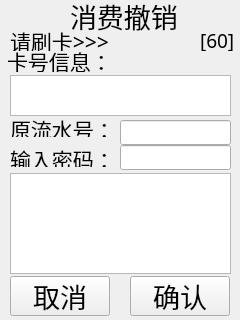
<?xml version="1.0" encoding="UTF-8"?>
<ui version="4.0">
 <class>Pro_Cancel</class>
 <widget class="QDialog" name="Pro_Cancel">
  <property name="geometry">
   <rect>
    <x>0</x>
    <y>0</y>
    <width>240</width>
    <height>320</height>
   </rect>
  </property>
  <property name="windowTitle">
   <string>Dialog</string>
  </property>
  <widget class="QLabel" name="label_times">
   <property name="geometry">
    <rect>
     <x>200</x>
     <y>30</y>
     <width>41</width>
     <height>21</height>
    </rect>
   </property>
   <property name="font">
    <font>
     <family>AR PL UKai CN</family>
     <pointsize>14</pointsize>
    </font>
   </property>
   <property name="text">
    <string>[60]</string>
   </property>
  </widget>
  <widget class="QLabel" name="label_3">
   <property name="geometry">
    <rect>
     <x>10</x>
     <y>120</y>
     <width>101</width>
     <height>17</height>
    </rect>
   </property>
   <property name="font">
    <font>
     <family>AR PL UKai CN</family>
     <pointsize>16</pointsize>
    </font>
   </property>
   <property name="text">
    <string>原流水号：</string>
   </property>
  </widget>
  <widget class="QLineEdit" name="line1_oldTrace">
   <property name="geometry">
    <rect>
     <x>120</x>
     <y>120</y>
     <width>111</width>
     <height>25</height>
    </rect>
   </property>
   <property name="font">
    <font>
     <family>AR PL UKai CN</family>
     <pointsize>14</pointsize>
    </font>
   </property>
  </widget>
  <widget class="QPushButton" name="confirmButton">
   <property name="geometry">
    <rect>
     <x>130</x>
     <y>276</y>
     <width>100</width>
     <height>40</height>
    </rect>
   </property>
   <property name="font">
    <font>
     <family>AR PL UKai CN</family>
     <pointsize>20</pointsize>
    </font>
   </property>
   <property name="text">
    <string>确认</string>
   </property>
   <property name="autoDefault">
    <bool>false</bool>
   </property>
  </widget>
  <widget class="QLabel" name="label">
   <property name="geometry">
    <rect>
     <x>70</x>
     <y>0</y>
     <width>111</width>
     <height>31</height>
    </rect>
   </property>
   <property name="font">
    <font>
     <family>AR PL UKai CN</family>
     <pointsize>20</pointsize>
    </font>
   </property>
   <property name="text">
    <string>消费撤销</string>
   </property>
  </widget>
  <widget class="QPushButton" name="cancelButton">
   <property name="geometry">
    <rect>
     <x>10</x>
     <y>276</y>
     <width>100</width>
     <height>40</height>
    </rect>
   </property>
   <property name="font">
    <font>
     <family>AR PL UKai CN</family>
     <pointsize>20</pointsize>
    </font>
   </property>
   <property name="text">
    <string>取消</string>
   </property>
   <property name="autoDefault">
    <bool>false</bool>
   </property>
  </widget>
  <widget class="QLineEdit" name="line2_pwd">
   <property name="geometry">
    <rect>
     <x>120</x>
     <y>145</y>
     <width>111</width>
     <height>25</height>
    </rect>
   </property>
   <property name="font">
    <font>
     <family>AR PL UKai CN</family>
     <pointsize>14</pointsize>
    </font>
   </property>
  </widget>
  <widget class="QLabel" name="label_4">
   <property name="geometry">
    <rect>
     <x>10</x>
     <y>150</y>
     <width>101</width>
     <height>17</height>
    </rect>
   </property>
   <property name="font">
    <font>
     <family>AR PL UKai CN</family>
     <pointsize>16</pointsize>
    </font>
   </property>
   <property name="text">
    <string>输入密码：</string>
   </property>
  </widget>
  <widget class="QTextEdit" name="line0_card">
   <property name="geometry">
    <rect>
     <x>10</x>
     <y>75</y>
     <width>221</width>
     <height>41</height>
    </rect>
   </property>
   <property name="font">
    <font>
     <family>AR PL UKai CN</family>
     <pointsize>14</pointsize>
    </font>
   </property>
   <property name="readOnly">
    <bool>true</bool>
   </property>
  </widget>
  <widget class="QLabel" name="labelHint">
   <property name="geometry">
    <rect>
     <x>7</x>
     <y>50</y>
     <width>111</width>
     <height>22</height>
    </rect>
   </property>
   <property name="font">
    <font>
     <family>AR PL UKai CN</family>
     <pointsize>16</pointsize>
    </font>
   </property>
   <property name="text">
    <string>卡号信息：</string>
   </property>
  </widget>
  <widget class="QLabel" name="label_2">
   <property name="geometry">
    <rect>
     <x>10</x>
     <y>30</y>
     <width>110</width>
     <height>21</height>
    </rect>
   </property>
   <property name="font">
    <font>
     <family>AR PL UKai CN</family>
     <pointsize>16</pointsize>
    </font>
   </property>
   <property name="text">
    <string>请刷卡&gt;&gt;&gt;</string>
   </property>
  </widget>
  <widget class="QTextEdit" name="transRst">
   <property name="geometry">
    <rect>
     <x>10</x>
     <y>173</y>
     <width>221</width>
     <height>101</height>
    </rect>
   </property>
  </widget>
 </widget>
 <tabstops>
  <tabstop>line0_card</tabstop>
  <tabstop>line1_oldTrace</tabstop>
  <tabstop>line2_pwd</tabstop>
  <tabstop>transRst</tabstop>
  <tabstop>cancelButton</tabstop>
  <tabstop>confirmButton</tabstop>
 </tabstops>
 <resources/>
 <connections/>
</ui>
